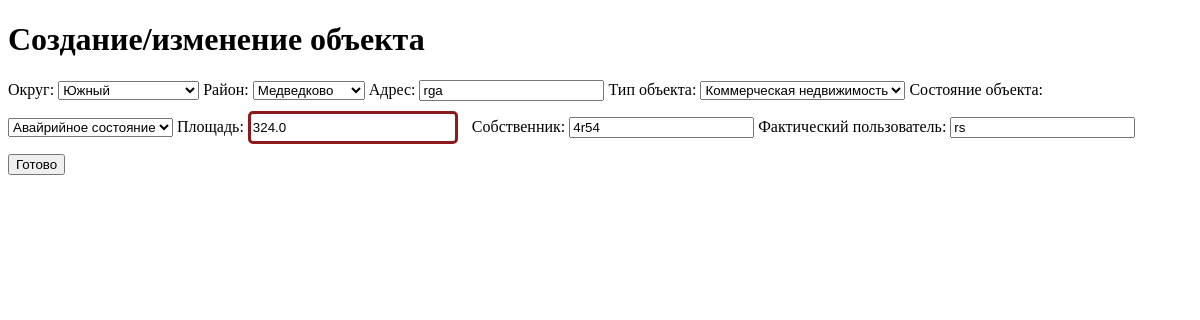
The app's page /estate_objects/6/edit/, older data.
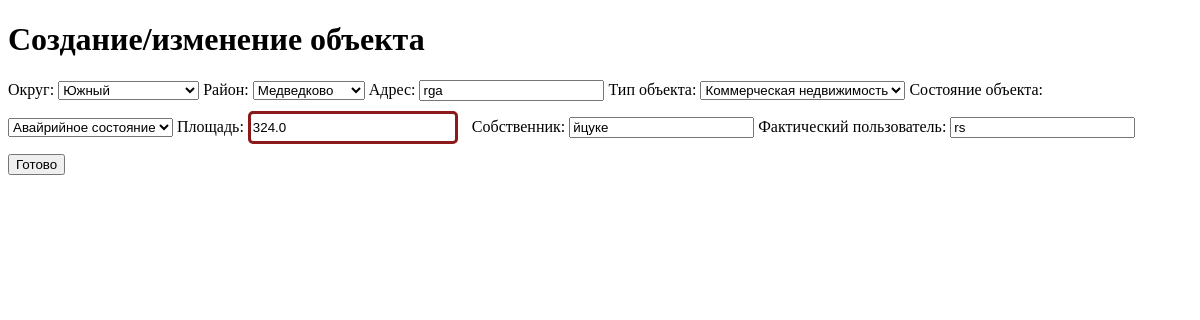
The same page, newer data.
### estate_objects/models.py (models this page shows, shortened)
class EstateObject(models.Model):
    division = models.CharField(max_length=2, choices=DIVISIONS, verbose_name='Округ')
    district = models.CharField(max_length=32, choices=DISTRICTS, verbose_name='Район')
    address = models.CharField(max_length=256, verbose_name='Адрес')
    obj_type = models.CharField(max_length=16, choices=OBJ_TYPES, verbose_name='Тип объекта')
    condition = models.CharField(max_length=32, choices=CONDITIONS, verbose_name='Состояние объекта')
    area = models.FloatField(validators=[MinValueValidator(0)], verbose_name='Площадь объекта')
    owner = models.CharField(max_length=256, verbose_name='Собственник')
    current_holder = models.CharField(max_length=256, verbose_name='Фактический пользователь')
    media_files = models.FileField(upload_to='photo_video/', verbose_name='Фото/видео')

### estate_objects/views.py (the view)
# urls.py: path('<int:pk>/edit/', ObjectUpdate.as_view(), name='object_update'),
class ObjectUpdate(UpdateView):
    template_name = 'object_create.html'
    form_class = AddObjectForm
    def get_object(self, **kwargs):
        obj_id = self.kwargs.get('pk')
        return get_object_or_404(EstateObject, pk=obj_id)

### estate_objects/forms.py
class AddObjectForm(ModelForm):
    area = IntegerField(
        label='Площадь',
        widget=NumberInput(attrs={"class":"myfield"})
        )
    class Meta:
        model = EstateObject
        exclude = ['media_files']

### templates/object_create.html (shortened to what this page needs)
<!DOCTYPE html>
<html lang="en">
<head>
</head>
<body>
    <h1>Создание/изменение объекта</h1>
    <form method="POST">
        {{ form }}
        <input type="submit" value="Готово">
    </form>
</body>
</html>

Row changes from the older to the newer data that the page shows:
changed EstateObject "Южный": owner "4r54" → "йцуке"
